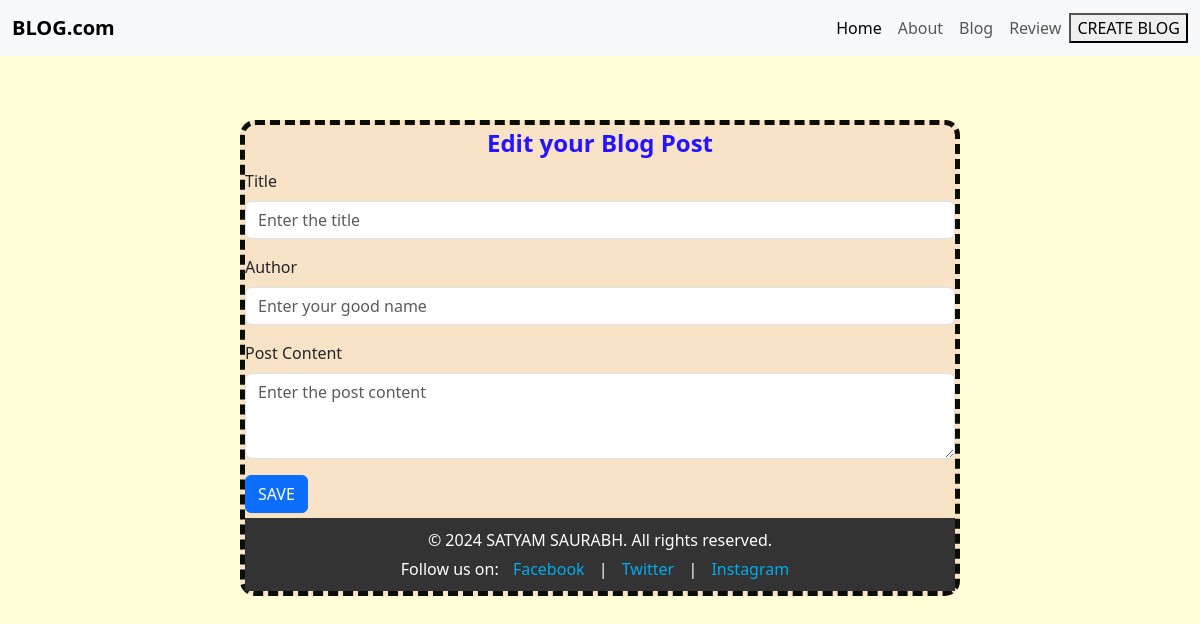
Page /update/16 on the earlier database version.
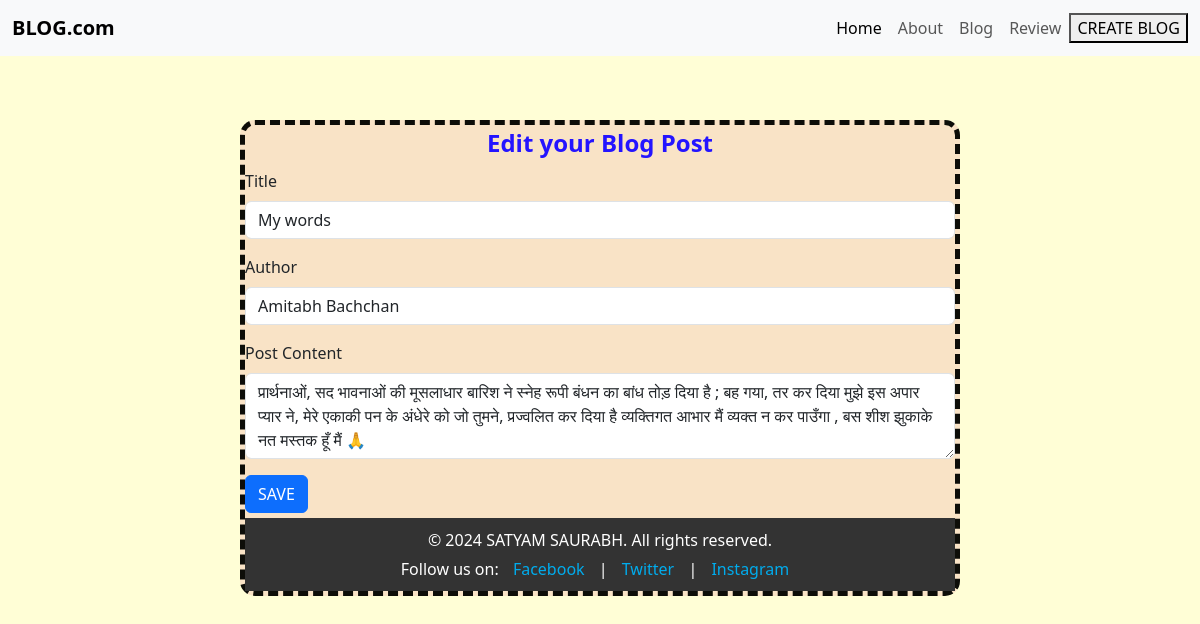
Same page on the later database version.
### app.py (models this page shows, shortened)
class database(db.Model):
    id = db.Column(db.Integer, primary_key=True)
    Title = db.Column(db.String(50), nullable=False, unique=False)
    Date = db.Column(db.DateTime, default=datetime.utcnow)
    Content = db.Column(db.Text, nullable=False)
    Author = db.Column(db.String(20), nullable=False)
    likes = db.Column(db.Integer, default=0)
    Image = db.Column(db.String(100), nullable=True)  # New column for image filename

### app.py (the view, shortened to what this page needs)
@app.route('/update/<int:id>', methods=['POST','GET'])
def update(id):
    post=database.query.filter_by(id=id).first()
    return render_template ("update.html", post=post)

### templates/update.html (shortened to what this page needs)
<!DOCTYPE html>
<html lang="en">
<head>
    <link href="https://cdn.jsdelivr.net/npm/bootstrap@5.3.0/dist/css/bootstrap.min.css" rel="stylesheet">
    <link rel="stylesheet" href="https://cdn.jsdelivr.net/npm/purecss@3.0.0/build/pure-min.css"
>
    <link rel="stylesheet" href="{{ url_for('static', filename='style.css')}}">
</head>
<body style="background-color: rgb(255, 254, 214);">
    <nav class="navbar navbar-expand-lg navbar-light bg-light fixed-top">
        <div class="container-fluid">
            <a class="navbar-brand" href="/"><b>BLOG.com</b></a>
            <div class="collapse navbar-collapse" id="navbarNav">
                <ul class="navbar-nav ms-auto">
                    <li class="nav-item">
                        <a class="nav-link active" aria-current="page" href="/">Home</a>
                    </li>
                    <li class="nav-item">
                        <a class="nav-link" href="/about">About</a>
                    </li>
                    <li class="nav-item">
                        <a class="nav-link" href="/blog">Blog</a>
                    </li>
                    <li class="nav-item">
                        <a class="nav-link" href="/contact">Review</a>
                    </li>
                </ul>
                <br>
                <a href="/post"><button type="button" class="button">CREATE BLOG</button></a>
            </div>
        </div>
    </nav>
    <div class="form">
        <form method="POST" action="/update/{{post.id}}">
            <fieldset>
                <legend style="text-align: center; color: #2414ff;"><b>Edit your Blog Post</b></legend>
                <div class="mb-3">
                    <label for="titleInput" class="form-label">Title</label>
                    <input type="text" id="titleInput" value="{{post.Title}}" name="title" class="form-control"
                        placeholder="Enter the title" required>
                </div>
                <div class="mb-3">
                    <label for="authorInput" class="form-label">Author</label>
                    <input type="text" id="authorInput" value="{{post.Author}}" name="author" class="form-control"
                        placeholder="Enter your good name" required>
                </div>
                <div class="mb-3">
                    <label for="contentInput" class="form-label">Post Content</label>
                    <textarea id="contentInput" name="content" class="form-control" rows="3"
                        placeholder="Enter the post content" required>{{ post.Content }}</textarea>
                </div>
                <button type="submit" class="btn btn-primary">SAVE</button>
            </fieldset>
        </form>
        <footer class="footer">
            <div class="container">
                <p>&copy; 2024 SATYAM SAURABH. All rights reserved.</p>
                <p>Follow us on:
                    <a href="https://www.facebook.com" target="_blank">Facebook</a> |
                    <a href="https://www.twitter.com" target="_blank">Twitter</a> |
                    <a href="https://www.instagram.com" target="_blank">Instagram</a>
                </p>
            </div>
        </footer>
</body>
</html>

Differences in the rows shown:
added database: title "My words", author "Amitabh Bachchan", content "प्रार्थनाओं, सद भावनाओं की मूसलाधार बारिश ने स्नेह रूपी बंधन का बांध तोड़ दिया है ; बह गया, तर कर दिया मुझे इस अपार प्यार ने, मेरे एकाकी पन के अंधेरे को जो तुमने, प्रज्वलित कर दिया है व्यक्तिगत आभार मैं व्यक्त न कर पाउँगा , बस शीश झुकाके नत मस्तक हूँ मैं 🙏"
